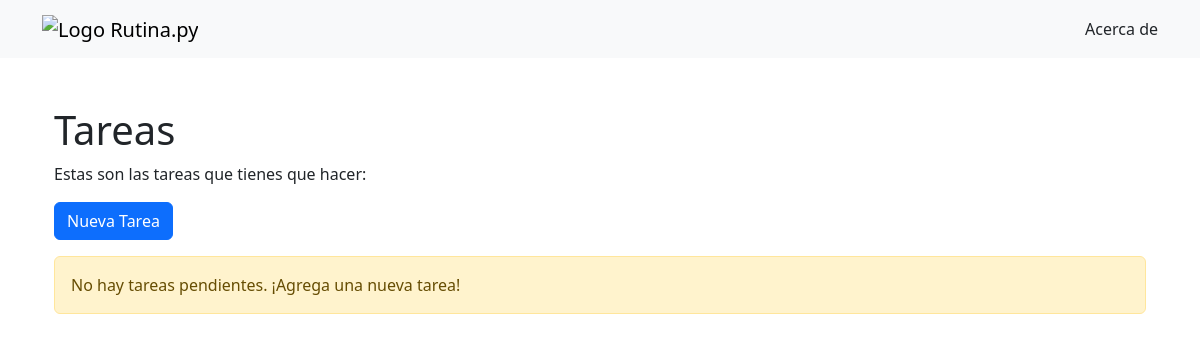
Before: / with the older database file.
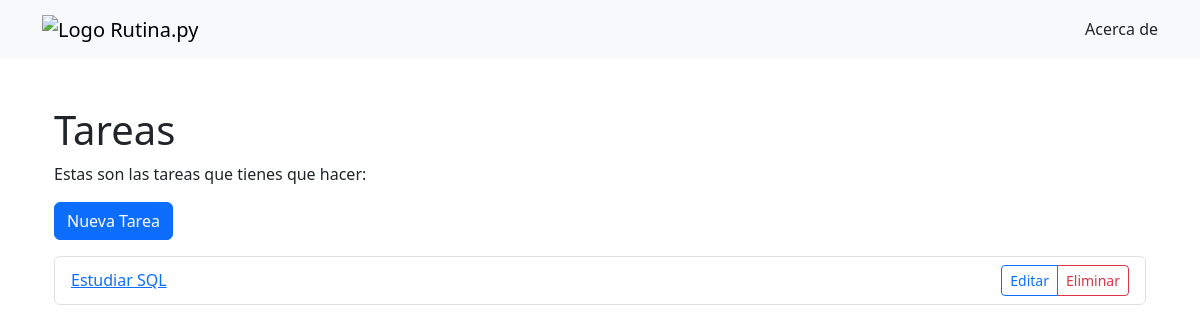
After: the same page with the newer database file.
### tables this page shows
CREATE TABLE tareas (
            id INTEGER PRIMARY KEY AUTOINCREMENT,
            nombre TEXT NOT NULL,
            estado TEXT NOT NULL DEFAULT 'pendiente',
            categoria_id INTEGER NOT NULL,
            created_at TEXT NOT NULL DEFAULT (datetime('now','localtime')),
            updated_at TEXT NOT NULL DEFAULT (datetime('now','localtime')),
            FOREIGN KEY (categoria_id) REFERENCES categorias(id)
                ON UPDATE CASCADE
                ON DELETE RESTRICT
        );

### app.py (the view)
@app.route("/")
def index():
    registros = Tarea.get_all()
    return render_template("index.html", tareas=registros)

### database.py (called while the page is built)
def connect_db():
    conn = sqlite3.connect(DATABASE_NAME) # Conecta a la base de datos
    conn.row_factory = sqlite3.Row  # Devuelve filas tipo Row: acceso por índice y por llave
    conn.execute("PRAGMA foreign_keys = ON") # Activa el modo de clave foránea
    return conn

def query_all(sql, params=None):
    conn = connect_db()
    rows = conn.execute(sql, params or ()).fetchall()
    conn.close()
    return rows

### models/tarea.py (called while the page is built)
    @staticmethod
    def get_all():
        return query_all(
            "SELECT id, nombre, estado, categoria_id, created_at, updated_at FROM tareas ORDER BY id"
        )

### templates/index.html (shortened to what this page needs)
{% extends "layout.html" %}
{% block content %}
<section class="container mt-4" id="tareas">
  <header>
    <h1>Tareas</h1>
    <p>Estas son las tareas que tienes que hacer:</p>
  </header>
  <a href="/crear" class="btn btn-primary mb-3" title="Crear Nueva Tarea">Nueva Tarea</a>
  {% if tareas %}
  <div class="list-group">
    {% for tarea in tareas %}
    <div class="list-group-item d-flex justify-content-between align-items-center">
      <a href="/tarea/{{ tarea.id }}" class="">
        {{ tarea.nombre }}
      </a>
      <div class="btn-group" role="group">
        <a href="/editar/{{ tarea.id }}" class="btn btn-sm btn-outline-primary">Editar</a>
        <a href="/eliminar/{{ tarea.id }}" class="btn btn-sm btn-outline-danger" onclick="return confirm('¿Estás seguro de que quieres eliminar esta tarea?')">Eliminar</a>
      </div>
    </div>
    {% endfor %}
  </div>
  {% else %}
  <div class="alert alert-warning">
    No hay tareas pendientes. ¡Agrega una nueva tarea!
  </div>
  {% endif %}
</section>
{% endblock %}

### templates/layout.html (shortened to what this page needs)
<!DOCTYPE html>
<html lang="en">
  <head>
    <link href="https://cdn.jsdelivr.net/npm/bootstrap@5.3.8/dist/css/bootstrap.min.css" rel="stylesheet">
  </head>
  <body>
    <nav class="navbar navbar-expand-lg navbar-light bg-light">
      <div class="container">
        <a href="/" class="navbar-brand">
          <img src="/static/rutina.py-logo.svg" alt="Logo Rutina.py" width="32" height="32">
        </a>
        <a href="/acerca" class="nav-link">Acerca de</a>
      </div>
    </nav>
    <br>
    <main class="container">
      {% block content %}
      {% endblock %}
    </main>
  </body>
</html>

Changed rows visible on the page:
added tareas: nombre "Estudiar SQL"
Other visible differences:
text no longer shown: "No hay tareas pendientes. ¡Agrega una nueva tarea!"
